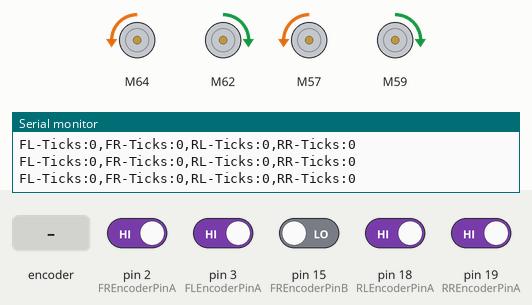
Bench run of a sketch on a simulated Arduino Mega 2560, built with avr-gcc and run on an emulated ATmega2560. Shown: 4 × DC motor (green arrow = forward, orange = backward, longer = faster), the last lines printed to the serial monitor. The test bench sets the inputs (shaded band); at power-on: pin 2 (FREncoderPinA), pin 3 (FLEncoderPinA), pin 18 (RLEncoderPinA), pin 19 (RREncoderPinA) HIGH, pin 15 (FREncoderPinB) LOW.

Above: at 11.08 s.
At 12.3 s:
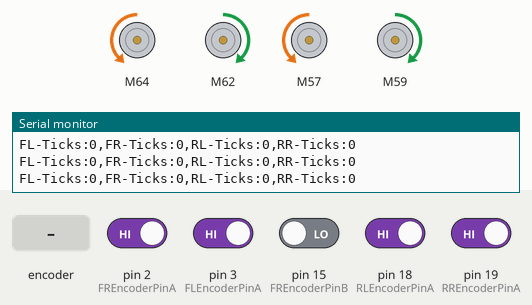
12.4 s: rotary encoder on pin 2 (FREncoderPinA) / pin 14 (FLEncoderPinB) turned 3 steps (first pin leading)
At 18.0 s:
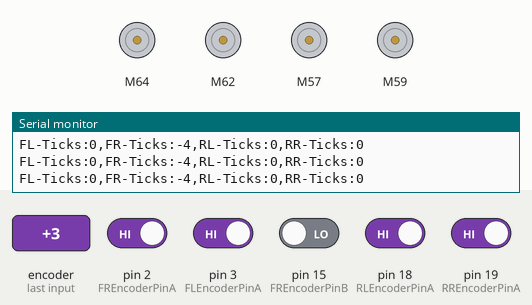
Timing chart, 0 to 19.5 s (numbered marks = the images above; inputs shaded):
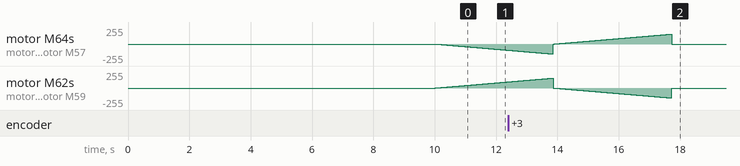

The sketch:

Encoders.ino
```cpp
#include <Wire.h>
#include <Servo.h>
#include <SparkFun_TB6612.h>

#define FAIN1 A10
#define FBIN1 A8
#define FAIN2 A11
#define FBIN2 A7
#define FPWMA 10
#define FPWMB 11
#define FSTBY A9

#define RAIN1 A5
#define RBIN1 A3
#define RAIN2 A6
#define RBIN2 A2
#define RPWMA 8
#define RPWMB 9
#define RSTBY A4

const int FOffsetA = -1; // Direction offset for A channel
const int FOffsetB = 1; // Direction offset for B channel
const int ROffsetA = 1; // Direction offset for A channel
const int ROffsetB = -1; // Direction offset for B channel
Motor motorFL = Motor(FAIN1, FAIN2, FPWMA, FOffsetA, FSTBY);
Motor motorFR = Motor(FBIN1, FBIN2, FPWMB, FOffsetB, FSTBY);
Motor motorRL = Motor(RBIN1, RBIN2, RPWMB, ROffsetB, RSTBY);
Motor motorRR = Motor(RAIN1, RAIN2, RPWMA, ROffsetA, RSTBY);

int FLEncoderPinA = 3;
int FLEncoderPinB = 14;
int FREncoderPinA = 2;
int FREncoderPinB = 15;
int RLEncoderPinA = 18;
int RLEncoderPinB = 16;
int RREncoderPinA = 19;
int RREncoderPinB = 17;

int FLEncoderALast = 0;
int FREncoderALast = 0;
int RLEncoderALast = 0;
int RREncoderALast = 0;

int FLEncoderTicks = 0; // Number of ticks
int FREncoderTicks = 0;// Number of ticks
int RLEncoderTicks = 0; // Number of ticks
int RREncoderTicks = 0;// Number of ticks

boolean FLEncoderDirxn = true; // Rotation direction
boolean FREncoderDirxn = true; // Rotation direction
boolean RLEncoderDirxn = true; // Rotation direction
boolean RREncoderDirxn = true; // Rotation direction

void setup()
{
  Serial.begin(115200); // Initialize the serial port
  encodersInit(); // Initialize the encoders
}

void loop()
{
  delay(10000); // Initialization delay

  // Drive forward
  for(int speedValue=0; speedValue<150; speedValue++){
    forward(motorFL, motorFR, speedValue);
    forward(motorRL, motorRR, speedValue);
    Serial.print("FL-Ticks:"); Serial.print(FLEncoderTicks); Serial.print(","); Serial.print("FR-Ticks:"); Serial.print(FREncoderTicks); Serial.print(",");
    Serial.print("RL-Ticks:"); Serial.print(RLEncoderTicks); Serial.print(","); Serial.print("RR-Ticks:"); Serial.println(RREncoderTicks);
    delay(25);
  }

  // Brake
  brake(motorFL, motorFR);
  brake(motorRL, motorRR);
  Serial.print("FL-Ticks:"); Serial.print(FLEncoderTicks); Serial.print(","); Serial.print("FR-Ticks:"); Serial.print(FREncoderTicks); Serial.print(",");
  Serial.print("RL-Ticks:"); Serial.print(RLEncoderTicks); Serial.print(","); Serial.print("RR-Ticks:"); Serial.println(RREncoderTicks);

  // Drive reverse
  for(int speedValue=0; speedValue<150; speedValue++){
    forward(motorFL, motorFR, -speedValue);
    forward(motorRL, motorRR, -speedValue);
    Serial.print("FL-Ticks:"); Serial.print(FLEncoderTicks); Serial.print(","); Serial.print("FR-Ticks:"); Serial.print(FREncoderTicks); Serial.print(",");
    Serial.print("RL-Ticks:"); Serial.print(RLEncoderTicks); Serial.print(","); Serial.print("RR-Ticks:"); Serial.println(RREncoderTicks);
    delay(25);
  }

  // Brake
  brake(motorFL, motorFR);
  brake(motorRL, motorRR);
  Serial.print("FL-Ticks:"); Serial.print(FLEncoderTicks); Serial.print(","); Serial.print("FR-Ticks:"); Serial.print(FREncoderTicks); Serial.print(",");
  Serial.print("RL-Ticks:"); Serial.print(RLEncoderTicks); Serial.print(","); Serial.print("RR-Ticks:"); Serial.println(RREncoderTicks);
}

void encodersInit()
{
  FLEncoderDirxn = true; // Default rotation direction: forward
  FREncoderDirxn = true; // Default rotation direction: forward
  RLEncoderDirxn = true; // Default rotation direction: forward
  RREncoderDirxn = true; // Default rotation direction: forward
  pinMode(FLEncoderPinB, INPUT); // Channel B
  pinMode(FREncoderPinB, INPUT); // Channel B
  pinMode(RLEncoderPinB, INPUT); // Channel B
  pinMode(RREncoderPinB, INPUT); // Channel B
  pinMode(FLEncoderPinA, INPUT_PULLUP); // Channel A
  pinMode(FREncoderPinA, INPUT_PULLUP); // Channel A
  pinMode(RLEncoderPinA, INPUT_PULLUP); // Channel A
  pinMode(RREncoderPinA, INPUT_PULLUP); // Channel A
  attachInterrupt(digitalPinToInterrupt(FLEncoderPinA), FLEncoderISR, CHANGE); // Declare interrupt
  attachInterrupt(digitalPinToInterrupt(FREncoderPinA), FREncoderISR, CHANGE); // Declare interrupt
  attachInterrupt(digitalPinToInterrupt(RLEncoderPinA), RLEncoderISR, CHANGE); // Declare interrupt
  attachInterrupt(digitalPinToInterrupt(RREncoderPinA), RREncoderISR, CHANGE); // Declare interrupt
}

void FLEncoderISR()
{
  int FLEncoderA = digitalRead(FLEncoderPinA);
  if((FLEncoderALast == LOW) && FLEncoderA == HIGH)
  {
    int FLEncoderB = digitalRead(FLEncoderPinB);
    if(FLEncoderB == LOW && FLEncoderDirxn)
    {
      FLEncoderDirxn = false; // Reverse
    }
    else if(FLEncoderB == HIGH && !FLEncoderDirxn)
    {
      FLEncoderDirxn = true;  // Forward
    }
  }
  FLEncoderALast = FLEncoderA;

  if(FLEncoderDirxn)  FLEncoderTicks--; // Change increment/decrement to match dirxn with other encoders
  else  FLEncoderTicks++;  // Change increment/decrement to match dirxn with other encoders
}

void FREncoderISR()
{
  int FREncoderA = digitalRead(FREncoderPinA);
  if((FREncoderALast == LOW) && FREncoderA == HIGH)
  {
    int FREncoderB = digitalRead(FREncoderPinB);
    if(FREncoderB == LOW && FREncoderDirxn)
    {
      FREncoderDirxn = false; // Reverse
    }
    else if(FREncoderB == HIGH && !FREncoderDirxn)
    {
      FREncoderDirxn = true;  // Forward
    }
  }
  FREncoderALast = FREncoderA;

  if(FREncoderDirxn)  FREncoderTicks++; // Change increment/decrement to match dirxn with other encoders
  else  FREncoderTicks--; // Change increment/decrement to match dirxn with other encoders
}

void RLEncoderISR()
{
  int RLEncoderA = digitalRead(RLEncoderPinA);
  if((RLEncoderALast == LOW) && RLEncoderA == HIGH)
  {
    int RLEncoderB = digitalRead(RLEncoderPinB);
    if(RLEncoderB == LOW && RLEncoderDirxn)
    {
      RLEncoderDirxn = false; // Reverse
    }
    else if(RLEncoderB == HIGH && !RLEncoderDirxn)
    {
      RLEncoderDirxn = true;  // Forward
    }
  }
  RLEncoderALast = RLEncoderA;

  if(RLEncoderDirxn)  RLEncoderTicks--; // Change increment/decrement to match dirxn with other encoders
  else  RLEncoderTicks++; // Change increment/decrement to match dirxn with other encoders
}

void RREncoderISR()
{
  int RREncoderA = digitalRead(RREncoderPinA);
  if((RREncoderALast == LOW) && RREncoderA == HIGH)
  {
    int RREncoderB = digitalRead(RREncoderPinB);
    if(RREncoderB == LOW && RREncoderDirxn)
    {
      RREncoderDirxn = false; // Reverse
    }
    else if(RREncoderB == HIGH && !RREncoderDirxn)
    {
      RREncoderDirxn = true;  // Forward
    }
  }
  RREncoderALast = RREncoderA;

  if(RREncoderDirxn)  RREncoderTicks--; // Change increment/decrement to match dirxn with other encoders
  else  RREncoderTicks++; // Change increment/decrement to match dirxn with other encoders
}
```
